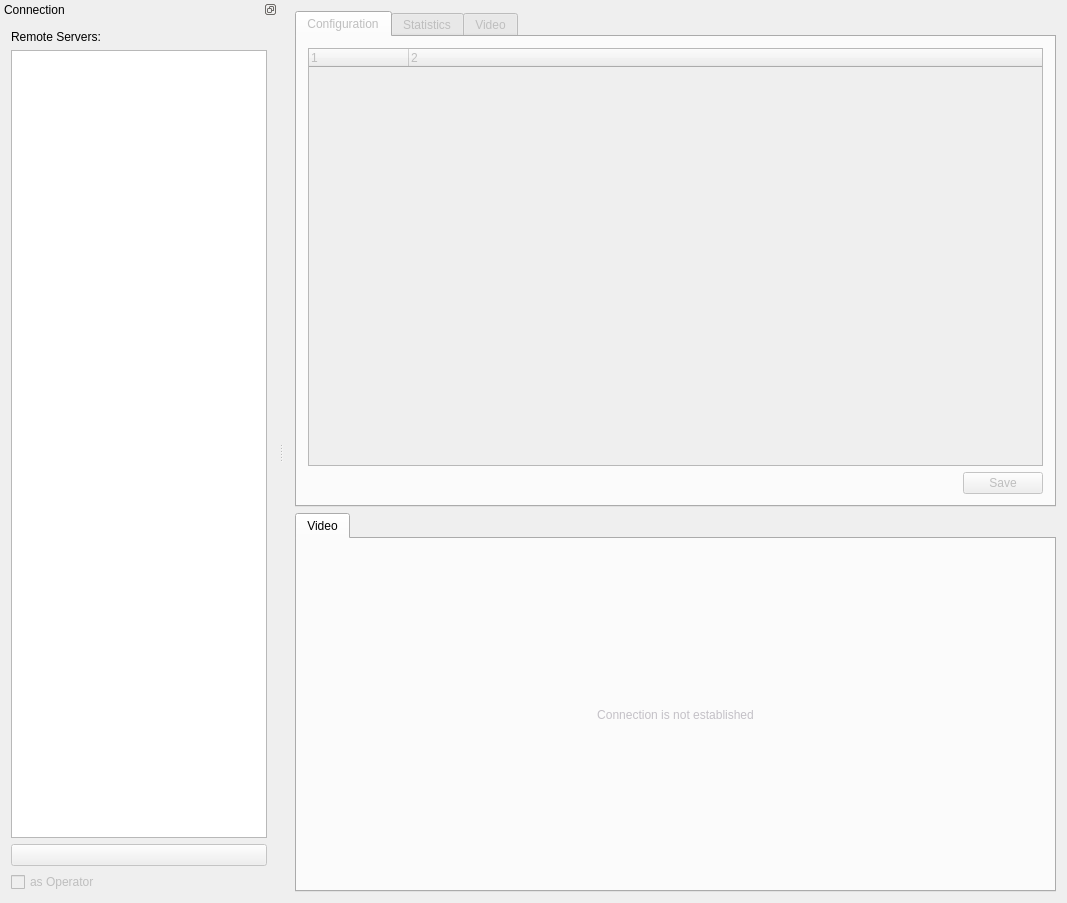
<?xml version="1.0" encoding="UTF-8"?>
<ui version="4.0">
  <class>MainWindow</class>
  <widget class="QMainWindow" name="MainWindow">
    <property name="windowModality">
      <enum>Qt::NonModal</enum>
    </property>
    <property name="geometry">
      <rect>
        <x>0</x>
        <y>0</y>
        <width>1067</width>
        <height>903</height>
      </rect>
    </property>
    <property name="focusPolicy">
      <enum>Qt::TabFocus</enum>
    </property>
    <property name="windowTitle">
      <string>Remote Streaming App SSH</string>
    </property>
    <widget class="QWidget" name="centralWidget">
      <layout class="QGridLayout" name="gridLayout_2">
        <item row="0" column="0">
          <layout class="QVBoxLayout" name="verticalLayout_3">
            <item>
              <widget class="QTabWidget" name="operatorTabs">
                <property name="enabled">
                  <bool>false</bool>
                </property>
                <property name="currentIndex">
                  <number>0</number>
                </property>
                <property name="documentMode">
                  <bool>false</bool>
                </property>
                <property name="tabsClosable">
                  <bool>false</bool>
                </property>
                <property name="movable">
                  <bool>false</bool>
                </property>
                <widget class="QWidget" name="tabConfig">
                  <attribute name="title">
                    <string>Configuration</string>
                  </attribute>
                  <layout class="QVBoxLayout" name="verticalLayout_5">
                    <item>
                      <widget class="QTreeWidget" name="treeConfig">
                        <property name="autoFillBackground">
                          <bool>false</bool>
                        </property>
                        <property name="columnCount">
                          <number>2</number>
                        </property>
                        <column>
                          <property name="text">
                            <string notr="true">1</string>
                          </property>
                        </column>
                        <column>
                          <property name="text">
                            <string notr="true">2</string>
                          </property>
                        </column>
                      </widget>
                    </item>
                    <item>
                      <layout class="QHBoxLayout" name="horizontalLayout">
                        <item>
                          <spacer name="horizontalSpacer">
                            <property name="orientation">
                              <enum>Qt::Horizontal</enum>
                            </property>
                            <property name="sizeHint" stdset="0">
                              <size>
                                <width>40</width>
                                <height>20</height>
                              </size>
                            </property>
                          </spacer>
                        </item>
                        <item>
                          <widget class="QPushButton" name="saveButton">
                            <property name="text">
                              <string>Save</string>
                            </property>
                          </widget>
                        </item>
                      </layout>
                    </item>
                  </layout>
                </widget>
                <widget class="QWidget" name="tabStats">
                  <attribute name="title">
                    <string>Statistics</string>
                  </attribute>
                  <layout class="QGridLayout" name="gridLayout_3">
                    <item row="0" column="0">
                      <layout class="QVBoxLayout" name="verticalLayout_8">
                        <item>
                          <layout class="QHBoxLayout" name="horizontalLayout_3">
                            <item>
                              <layout class="QVBoxLayout" name="verticalLayout_6">
                                <property name="sizeConstraint">
                                  <enum>QLayout::SetMinimumSize</enum>
                                </property>
                                <item>
                                  <layout class="QHBoxLayout" name="horizontalLayout_2">
                                    <property name="sizeConstraint">
                                      <enum>QLayout::SetFixedSize</enum>
                                    </property>
                                    <item>
                                      <spacer name="horizontalSpacer_6">
                                        <property name="orientation">
                                          <enum>Qt::Horizontal</enum>
                                        </property>
                                        <property name="sizeType">
                                          <enum>QSizePolicy::Fixed</enum>
                                        </property>
                                        <property name="sizeHint" stdset="0">
                                          <size>
                                            <width>3</width>
                                            <height>20</height>
                                          </size>
                                        </property>
                                      </spacer>
                                    </item>
                                    <item>
                                      <widget class="QCheckBox" name="checkAllBox">
                                        <property name="text">
                                          <string/>
                                        </property>
                                      </widget>
                                    </item>
                                    <item>
                                      <spacer name="horizontalSpacer_5">
                                        <property name="orientation">
                                          <enum>Qt::Horizontal</enum>
                                        </property>
                                        <property name="sizeType">
                                          <enum>QSizePolicy::Fixed</enum>
                                        </property>
                                        <property name="sizeHint" stdset="0">
                                          <size>
                                            <width>80</width>
                                            <height>20</height>
                                          </size>
                                        </property>
                                      </spacer>
                                    </item>
                                    <item>
                                      <widget class="QPushButton" name="approveButton">
                                        <property name="font">
                                          <font>
                                            <underline>true</underline>
                                          </font>
                                        </property>
                                        <property name="styleSheet">
                                          <string notr="true">color: rgb(48, 12, 255);</string>
                                        </property>
                                        <property name="text">
                                          <string>Approve</string>
                                        </property>
                                        <property name="flat">
                                          <bool>true</bool>
                                        </property>
                                      </widget>
                                    </item>
                                    <item>
                                      <widget class="QPushButton" name="kickButton">
                                        <property name="font">
                                          <font>
                                            <underline>true</underline>
                                          </font>
                                        </property>
                                        <property name="cursor">
                                          <cursorShape>PointingHandCursor</cursorShape>
                                        </property>
                                        <property name="styleSheet">
                                          <string notr="true">color: rgb(48, 12, 255);</string>
                                        </property>
                                        <property name="text">
                                          <string>Kick</string>
                                        </property>
                                        <property name="flat">
                                          <bool>true</bool>
                                        </property>
                                      </widget>
                                    </item>
                                    <item>
                                      <spacer name="horizontalSpacer_2">
                                        <property name="orientation">
                                          <enum>Qt::Horizontal</enum>
                                        </property>
                                        <property name="sizeHint" stdset="0">
                                          <size>
                                            <width>40</width>
                                            <height>20</height>
                                          </size>
                                        </property>
                                      </spacer>
                                    </item>
                                  </layout>
                                </item>
                                <item>
                                  <widget class="QListWidget" name="usersList">
                                    <property name="sizePolicy">
                                      <sizepolicy hsizetype="Fixed" vsizetype="Expanding">
                                        <horstretch>0</horstretch>
                                        <verstretch>0</verstretch>
                                      </sizepolicy>
                                    </property>
                                    <property name="styleSheet">
                                      <string notr="true">
                                        QListView::item {
                                        border: 0px;
                                        padding-left: 2px;
                                        }
                                      </string>
                                    </property>
                                    <property name="editTriggers">
                                      <set>QAbstractItemView::NoEditTriggers</set>
                                    </property>
                                    <property name="selectionMode">
                                      <enum>QAbstractItemView::NoSelection</enum>
                                    </property>
                                    <property name="viewMode">
                                      <enum>QListView::ListMode</enum>
                                    </property>
                                    <property name="selectionRectVisible">
                                      <bool>false</bool>
                                    </property>
                                  </widget>
                                </item>
                              </layout>
                            </item>
                            <item>
                              <spacer name="horizontalSpacer_4">
                                <property name="orientation">
                                  <enum>Qt::Horizontal</enum>
                                </property>
                                <property name="sizeHint" stdset="0">
                                  <size>
                                    <width>40</width>
                                    <height>20</height>
                                  </size>
                                </property>
                              </spacer>
                            </item>
                          </layout>
                        </item>
                        <item>
                          <layout class="QVBoxLayout" name="verticalLayout_7">
                            <item>
                              <layout class="QGridLayout" name="gridLayout">
                                <item row="0" column="0">
                                  <widget class="QLabel" name="label_2">
                                    <property name="text">
                                      <string>Bandwidth usage</string>
                                    </property>
                                  </widget>
                                </item>
                                <item row="0" column="1">
                                  <spacer name="horizontalSpacer_3">
                                    <property name="orientation">
                                      <enum>Qt::Horizontal</enum>
                                    </property>
                                    <property name="sizeHint" stdset="0">
                                      <size>
                                        <width>40</width>
                                        <height>20</height>
                                      </size>
                                    </property>
                                  </spacer>
                                </item>
                              </layout>
                            </item>
                            <item>
                              <widget class="QGraphicsView" name="graphicsView"/>
                            </item>
                          </layout>
                        </item>
                      </layout>
                    </item>
                  </layout>
                </widget>
                <widget class="QWidget" name="tabVideo">
                  <attribute name="title">
                    <string>Video</string>
                  </attribute>
                </widget>
              </widget>
            </item>
            <item>
              <widget class="QTabWidget" name="usersTab">
                <property name="currentIndex">
                  <number>0</number>
                </property>
                <widget class="QWidget" name="videoTab">
                  <attribute name="title">
                    <string>Video</string>
                  </attribute>
                  <layout class="QVBoxLayout" name="verticalLayout_4">
                    <item>
                      <widget class="QLabel" name="labelNoConnection">
                        <property name="styleSheet">
                          <string notr="true">color: rgb(195, 192, 198);</string>
                        </property>
                        <property name="text">
                          <string>Connection is not established</string>
                        </property>
                        <property name="alignment">
                          <set>Qt::AlignCenter</set>
                        </property>
                      </widget>
                    </item>
                  </layout>
                </widget>
              </widget>
            </item>
          </layout>
        </item>
      </layout>
    </widget>
    <widget class="QDockWidget" name="dockWidget">
      <property name="minimumSize">
        <size>
          <width>180</width>
          <height>213</height>
        </size>
      </property>
      <property name="features">
        <set>QDockWidget::DockWidgetFloatable</set>
      </property>
      <property name="allowedAreas">
        <set>Qt::LeftDockWidgetArea</set>
      </property>
      <property name="windowTitle">
        <string>Connection</string>
      </property>
      <attribute name="dockWidgetArea">
        <number>1</number>
      </attribute>
      <widget class="QWidget" name="dockWidgetContents">
        <layout class="QVBoxLayout" name="verticalLayout_2">
          <item>
            <layout class="QVBoxLayout" name="verticalLayout">
              <item>
                <widget class="QLabel" name="label">
                  <property name="text">
                    <string>Remote Servers:</string>
                  </property>
                </widget>
              </item>
              <item>
                <widget class="QListWidget" name="serversList"/>
              </item>
              <item>
                <widget class="QPushButton" name="connectButton">
                  <property name="enabled">
                    <bool>false</bool>
                  </property>
                  <property name="text">
                    <string/>
                  </property>
                </widget>
              </item>
              <item>
                <widget class="QCheckBox" name="operatorCheckBox">
                  <property name="enabled">
                    <bool>false</bool>
                  </property>
                  <property name="text">
                    <string>as Operator</string>
                  </property>
                </widget>
              </item>
            </layout>
          </item>
        </layout>
      </widget>
    </widget>
  </widget>
  <layoutdefault spacing="6" margin="11"/>
  <resources/>
  <connections/>
</ui>
